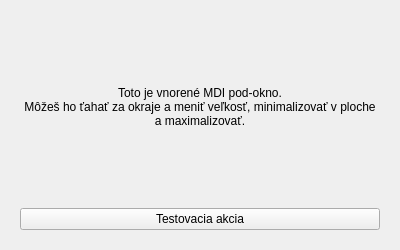
<?xml version="1.0" encoding="UTF-8"?>
<ui version="4.0">
 <class>TestWindow</class>
 <widget class="QWidget" name="TestWindow">
  <property name="geometry">
   <rect>
    <x>0</x>
    <y>0</y>
    <width>400</width>
    <height>250</height>
   </rect>
  </property>
  <property name="minimumSize">
   <size>
    <width>300</width>
    <height>180</height>
   </size>
  </property>
  <property name="windowTitle">
   <string>Testovací Modul</string>
  </property>
  <layout class="QVBoxLayout" name="main_layout">
   <property name="spacing">
    <number>15</number>
   </property>
   <property name="leftMargin">
    <number>20</number>
   </property>
   <property name="topMargin">
    <number>20</number>
   </property>
   <property name="rightMargin">
    <number>20</number>
   </property>
   <property name="bottomMargin">
    <number>20</number>
   </property>
   <item>
    <widget class="QLabel" name="lbl_info">
     <property name="text">
      <string>Toto je vnorené MDI pod-okno.
Môžeš ho ťahať za okraje a meniť veľkosť, minimalizovať v ploche a maximalizovať.</string>
     </property>
     <property name="alignment">
      <set>Qt::AlignCenter</set>
     </property>
     <property name="wordWrap">
      <bool>true</bool>
     </property>
    </widget>
   </item>
   <item>
    <widget class="QPushButton" name="btn_test">
     <property name="text">
      <string>Testovacia akcia</string>
     </property>
    </widget>
   </item>
  </layout>
 </widget>
 <resources/>
 <connections/>
</ui>
